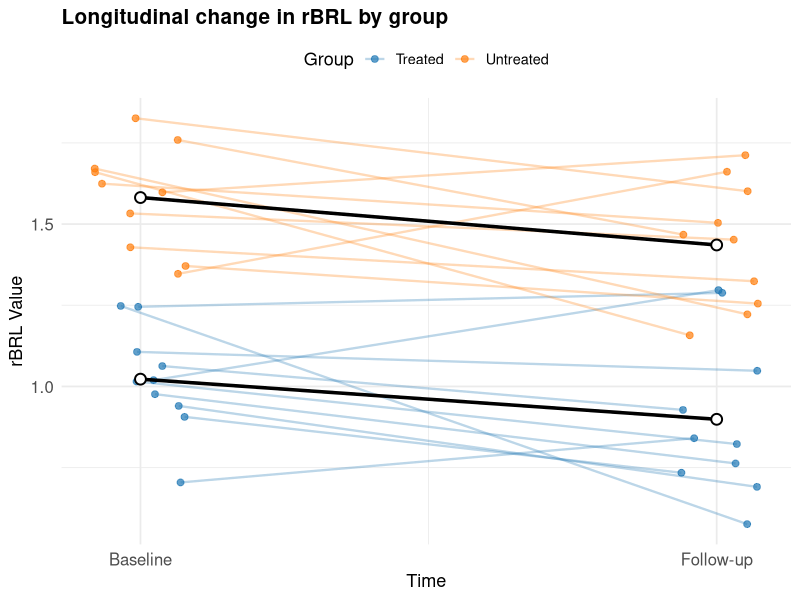

Write R code to recreate this figure.
############################################################
# Script Plot: Spaghetti plot
# Author: Giulia Nicole Baldrighi
# Purpose: Visualize longitudinal data with jittered spaghetti plot
# Input:
#   df with columns:
#       ID, Group, Time (baseline, follow-up), rBRL (numeric)
############################################################

library(dplyr)
library(ggplot2)

# ---------------------- Example data ----------------------
# set.seed(42) 
 df <- data.frame(
   ID = rep(1:20, each = 2),
   Group = rep(c("Treated", "Untreated"), each = 20),
   Time = rep(c("baseline", "follow-up"), times = 20),
   rBRL = c(rnorm(20, 1, 0.2), rnorm(20, 1.5, 0.2))
 )

# ---------------------- Prepare data ----------------------
set.seed(42)
df_jittered <- df %>%
  mutate(
    Time_num = as.numeric(factor(Time, levels = c("baseline", "follow-up"))),
    Time_jittered = Time_num + runif(n(), -0.08, 0.08) # jitter for clarity
  )

# Group means (without jitter)
group_means <- df %>%
  group_by(Group, Time) %>%
  summarise(mean_rBRL = mean(rBRL), .groups = "drop") %>%
  mutate(Time_num = as.numeric(factor(Time, levels = c("baseline", "follow-up"))))


# ---------------------- Plot ----------------------
ggplot() +
  # Individual subject lines and points
  geom_line(
    data = df_jittered,
    aes(x = Time_jittered, y = rBRL, group = ID, color = Group),
    alpha = 0.3, size = 0.8
  ) +
  geom_point(
    data = df_jittered,
    aes(x = Time_jittered, y = rBRL, color = Group),
    size = 2, alpha = 0.7
  ) +
  
  # Group-level mean lines and points (no ID mapping)
  geom_line(
    data = group_means,
    aes(x = Time_num, y = mean_rBRL, group = Group),
    color = "black", size = 1.2
  ) +
  geom_point(
    data = group_means,
    aes(x = Time_num, y = mean_rBRL),
    shape = 21, fill = "white", color = "black", size = 3, stroke = 1
  ) +
  
  # Axis and colors
  scale_x_continuous(
    breaks = c(1, 2),
    labels = c("Baseline", "Follow-up")
  ) +
  scale_color_manual(values = c("Treated" = "#1f77b4", "Untreated" = "#ff7f0e")) +
  
  # Titles and theme
  labs(
    title = "Longitudinal change in rBRL by group",
    x = "Time",
    y = "rBRL Value",
    color = "Group"
  ) +
  theme_minimal(base_size = 13) +
  theme(
    plot.title = element_text(face = "bold", size = 15),
    axis.text.x = element_text(size = 12),
    axis.text.y = element_text(size = 12),
    legend.position = "top"
  )


# ---------------------- Optional: save plot ----------------------
# ggsave("spaghetti_plot.png", width = 9, height = 6, dpi = 300)
